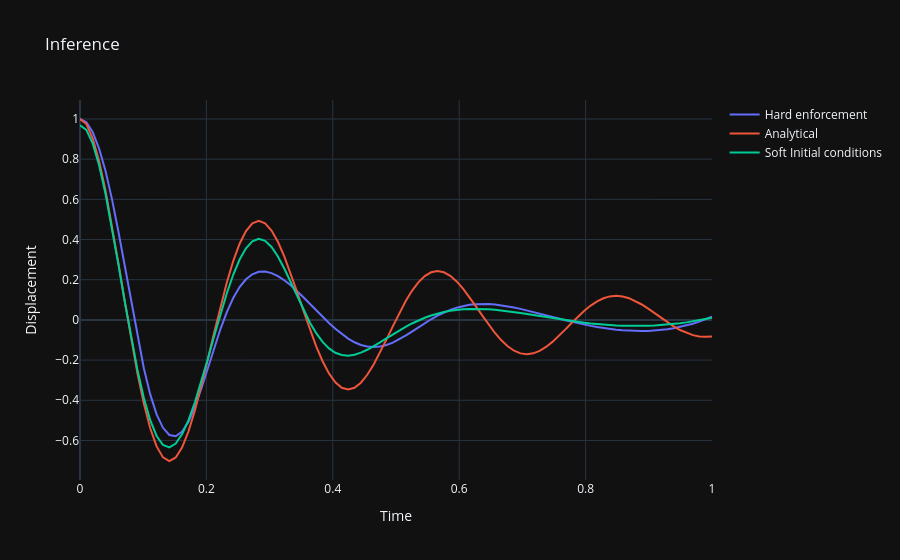

Notebook code cell kept with this figure:
### Code cell
with torch.no_grad():
    hard_predictions = x_0(t_eval).flatten()
    soft_pred = model_copy2(t_eval).flatten()
    analytical_predictions = x(t_eval).flatten()
fig = go.Figure()
fig.add_scatter(x=t_eval.flatten(), y=hard_predictions, mode="lines", name="Hard enforcement")
fig.add_scatter(x=t_eval.flatten(), y=analytical_predictions, mode="lines", name="Analytical")
fig.add_scatter(x=t_eval.flatten(), y=soft_pred, mode='lines', name='Soft Initial conditions')
fig.update_layout(
    title="Inference",
    xaxis_title="Time",
    yaxis_title="Displacement",
    template="plotly_dark"
)
fig.show()
